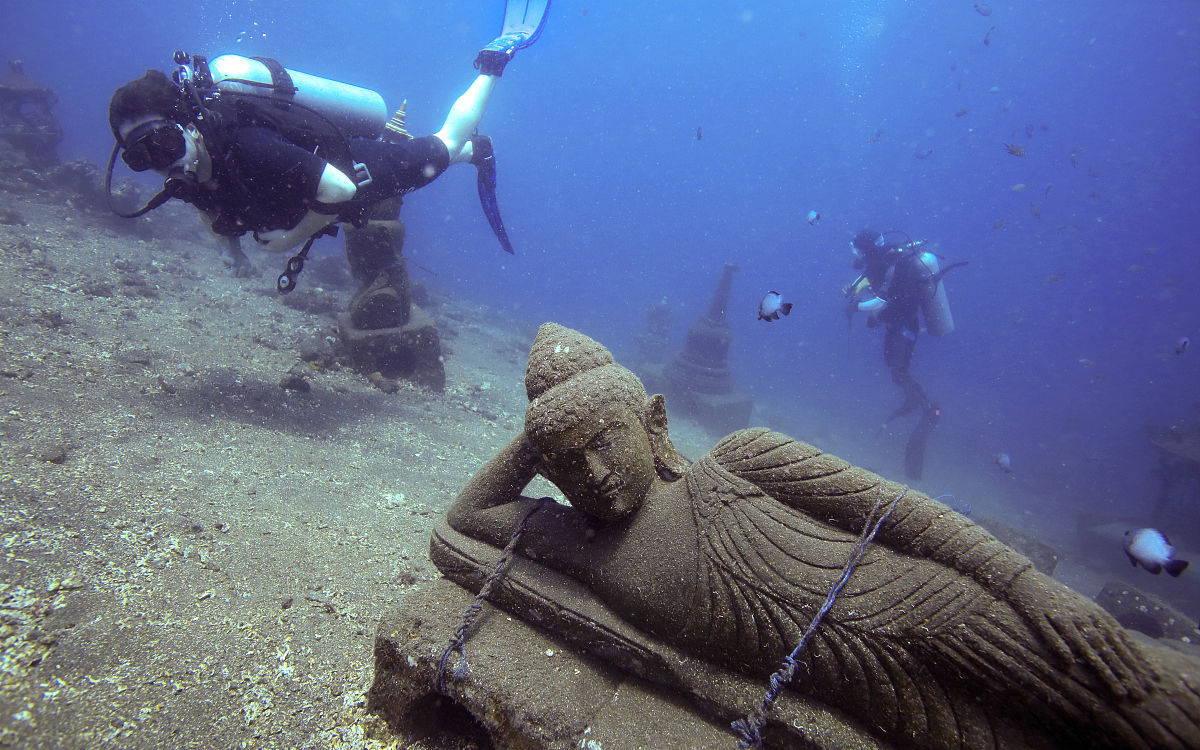
#> input picture Dark Simulator/3_img_.png, 1200 x 750 px
$ python DarkSimulator.py
#> lines starting #> are read from the running program, lines starting #| are printed output that depends on the picture
import cv2
import numpy as np
import random

def simulate_underwater(image_path, output_path="simulated_output.jpg", dark_mode=True):
    # Load the high-quality test image
#> called with image_path = '3_img_.png', output_path = 'dark_simulated_result.jpg', dark_mode = True
    img = cv2.imread(image_path)
#> img is the input picture: shape (750, 1200, 3); mean B, G, R 142.4, 106.9, 94.1
    if img is None:
        print("Error: Could not find image.")
        return

    rows, cols, _ = img.shape
#> rows = 750; cols = 1200

    # --- 1. Color Cast & Selective Attenuation ---
    # Simulates the absorption of red light.
    # In dark mode, we drastically cut red and suppress green.
    b, g, r = cv2.split(img.astype(np.float32))
    if dark_mode:
        r *= 0.15  # Heavy red loss
        g *= 0.60  # Moderate green loss
        b *= 0.90  # Blue persists
    else:
        r *= 0.40
        g *= 0.90

    img_colored = cv2.merge([b, g, r])
    img_colored = np.clip(img_colored, 0, 255).astype(np.uint8)

    # --- 2. Underwater Haze (Dispersion) & Darkness ---
    # Adds turbidity and simulates the "veiling light" that breaks Dark Channel Priors.
    blur_k = 21 if dark_mode else 11
    haze_intensity = 0.5 if dark_mode else 0.2

    img_haze = cv2.GaussianBlur(img_colored, (blur_k, blur_k), 0)

    # Create a depth-based darkness overlay (darker at bottom)
    dark_overlay = np.zeros_like(img)
    for i in range(rows):
        # Darkness increases with 'depth' (row index)
        opacity = 0.4 + (0.4 * (i / rows)) if dark_mode else 0.1
        dark_overlay[i, :] = [80, 50, 20] # Murky navy/black base
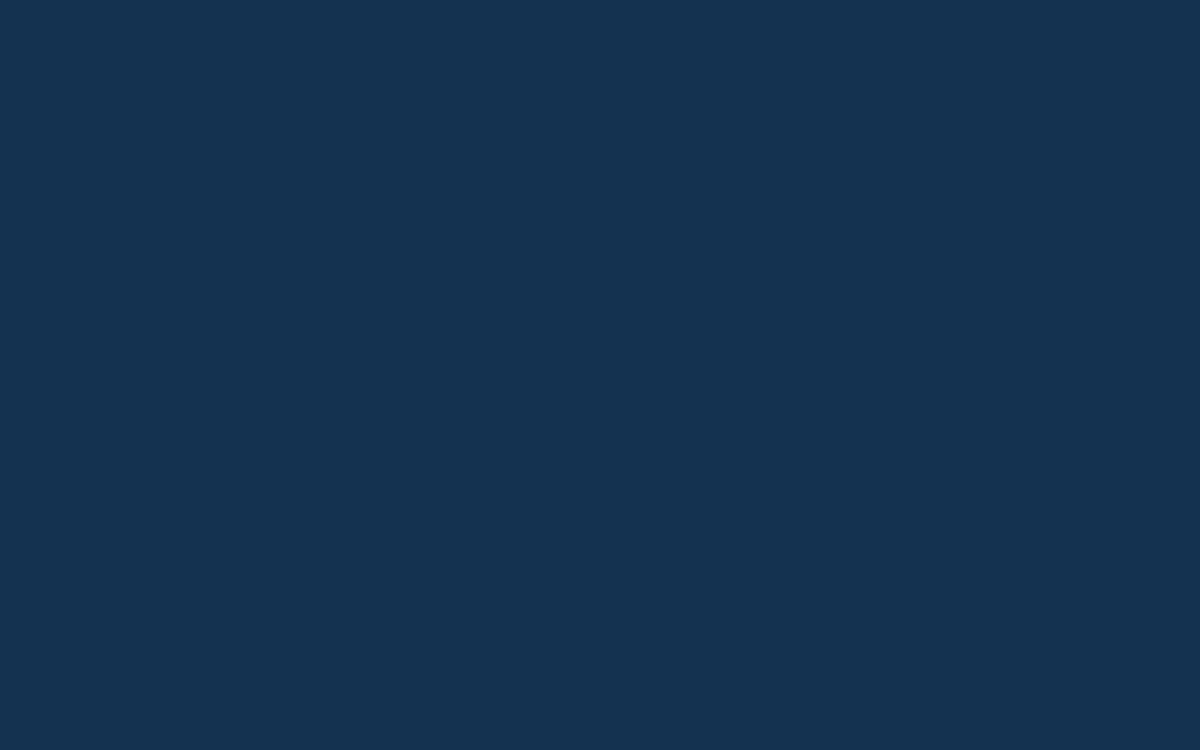
#> dark_overlay: shape (750, 1200, 3); mean of channels 0, 1, 2 80, 50, 20; drawn as B, G, R

    img_hazed = cv2.addWeighted(img_haze, 1 - haze_intensity, dark_overlay, haze_intensity, 0)
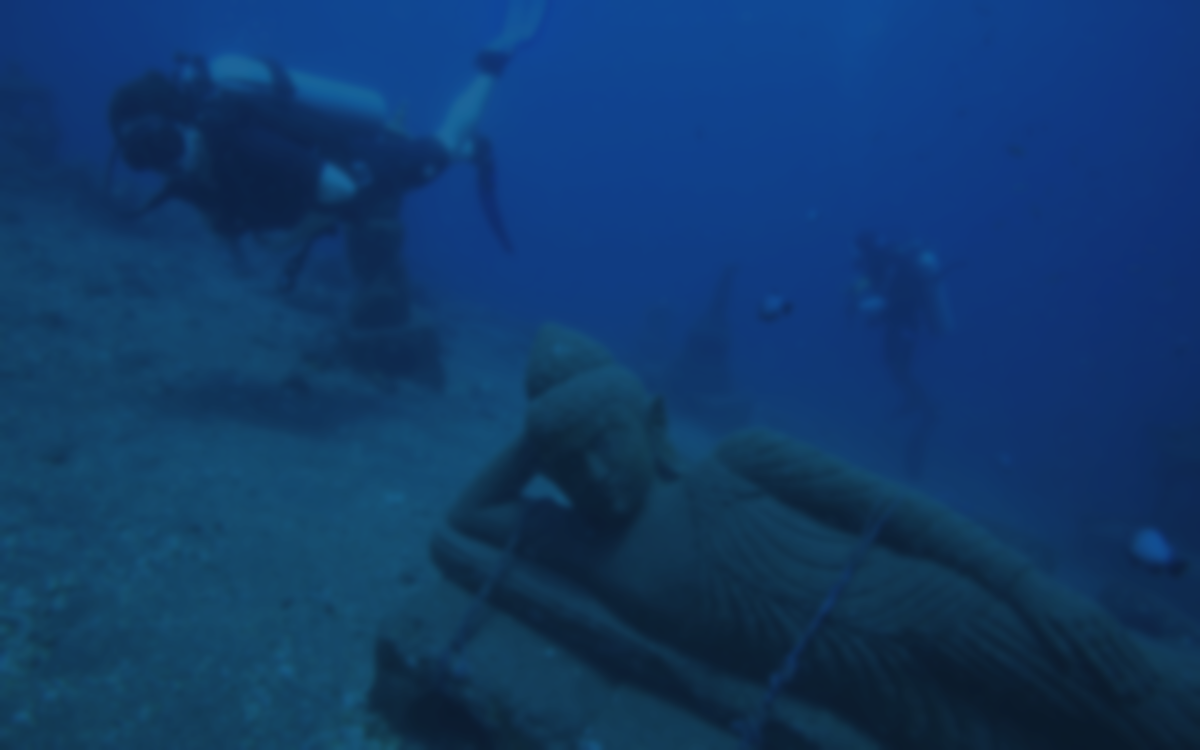
#> img_hazed: shape (750, 1200, 3); mean B, G, R 103.9, 56.9, 16.8

    # --- 3. Surface Refraction & Ripples ---
    # Spatial distortion using sine waves.
    map_x = np.zeros((rows, cols), np.float32)
    map_y = np.zeros((rows, cols), np.float32)

    # Parameters for the wavy effect
    amplitude = 6
    frequency = 30

    for i in range(rows):
        for j in range(cols):
            map_x[i, j] = j + amplitude * np.sin(i / frequency)
            map_y[i, j] = i + amplitude * np.cos(j / frequency)
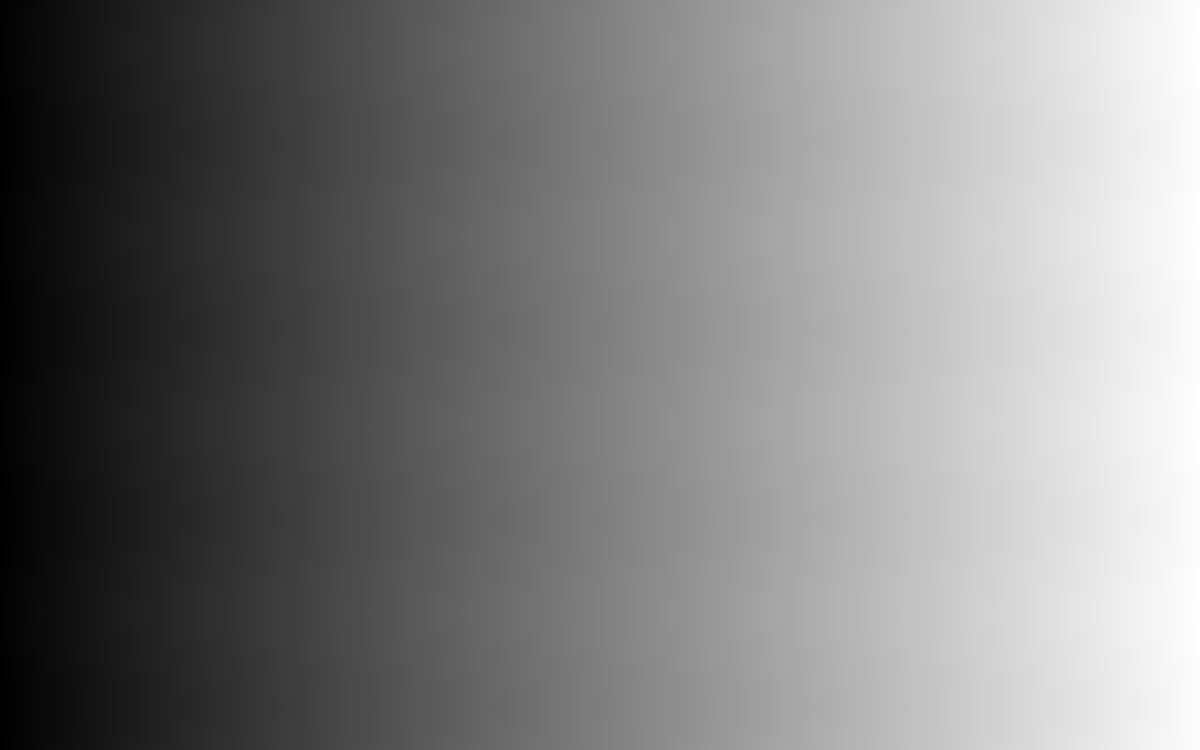
#> map_x: shape (750, 1200) float32; min -6, max 1205, mean 599.5; drawn with min black and max white
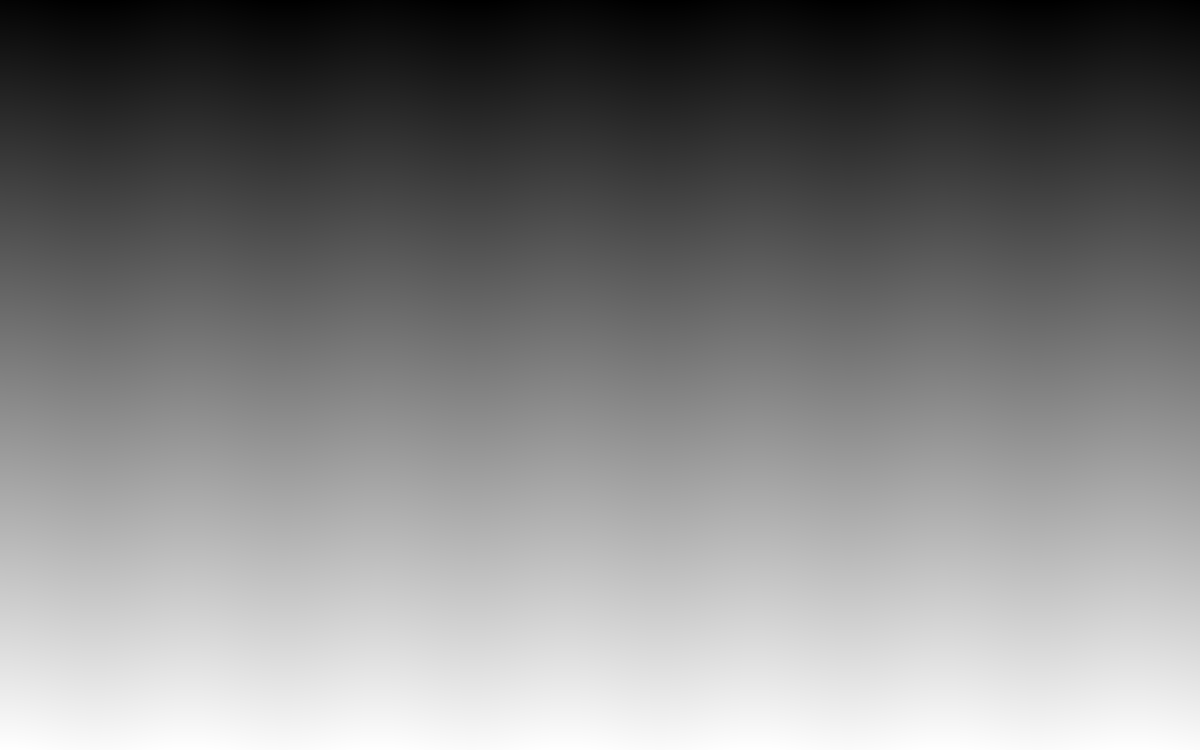
#> map_y: shape (750, 1200) float32; min -6, max 755, mean 374.6; drawn with min black and max white

    img_rippled = cv2.remap(img_hazed, map_x, map_y, cv2.INTER_LINEAR)

    # --- 4. Caustics & Artificial Artifacts ---
    # Simulates light rays and the noise amplification mentioned in your text.
    caustics = np.zeros((rows, cols), np.uint8)
    cv2.randu(caustics, 0, 255)
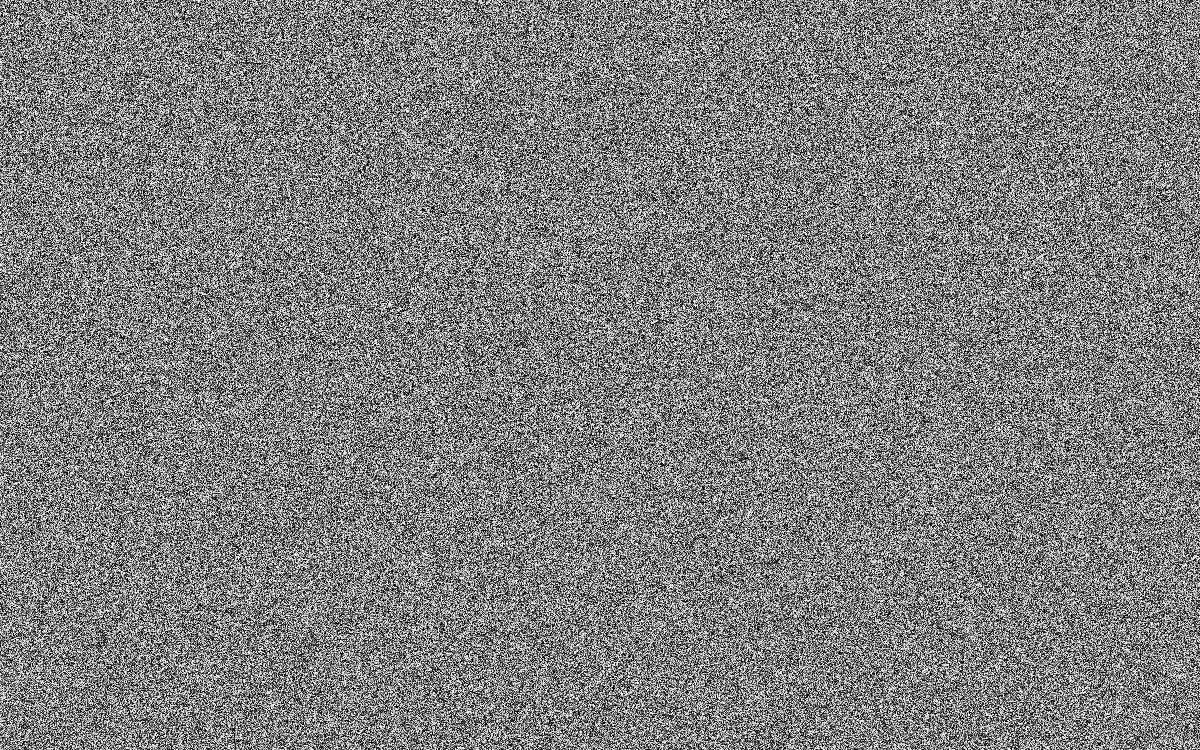
#> caustics: shape (750, 1200); min 0, max 254, mean 126.9
    caustics = cv2.threshold(caustics, 250, 255, cv2.THRESH_BINARY)[1]
    caustics = cv2.GaussianBlur(caustics, (15, 15), 0)

    # Blend caustics (dimmer in dark mode)
    caustic_layer = cv2.merge([caustics, caustics, caustics])
    alpha = 0.1 if dark_mode else 0.3
    img_final = cv2.addWeighted(img_rippled, 1.0, caustic_layer, alpha, 0)

    # --- 5. Add Sensor Noise (Restoration Failure Simulation) ---
    noise = np.random.normal(0, 8, img_final.shape).astype(np.int16)
    img_final = np.clip(img_final.astype(np.int16) + noise, 0, 255).astype(np.uint8)

    cv2.imwrite(output_path, img_final)
    print(f"Simulation complete. Saved to {output_path}")

# Run the simulation on your test image
simulate_underwater("3_img_.png", "dark_simulated_result.jpg", dark_mode=True)

$ run again, with Dark Simulator/39_img_.png copied over Dark Simulator/3_img_.png
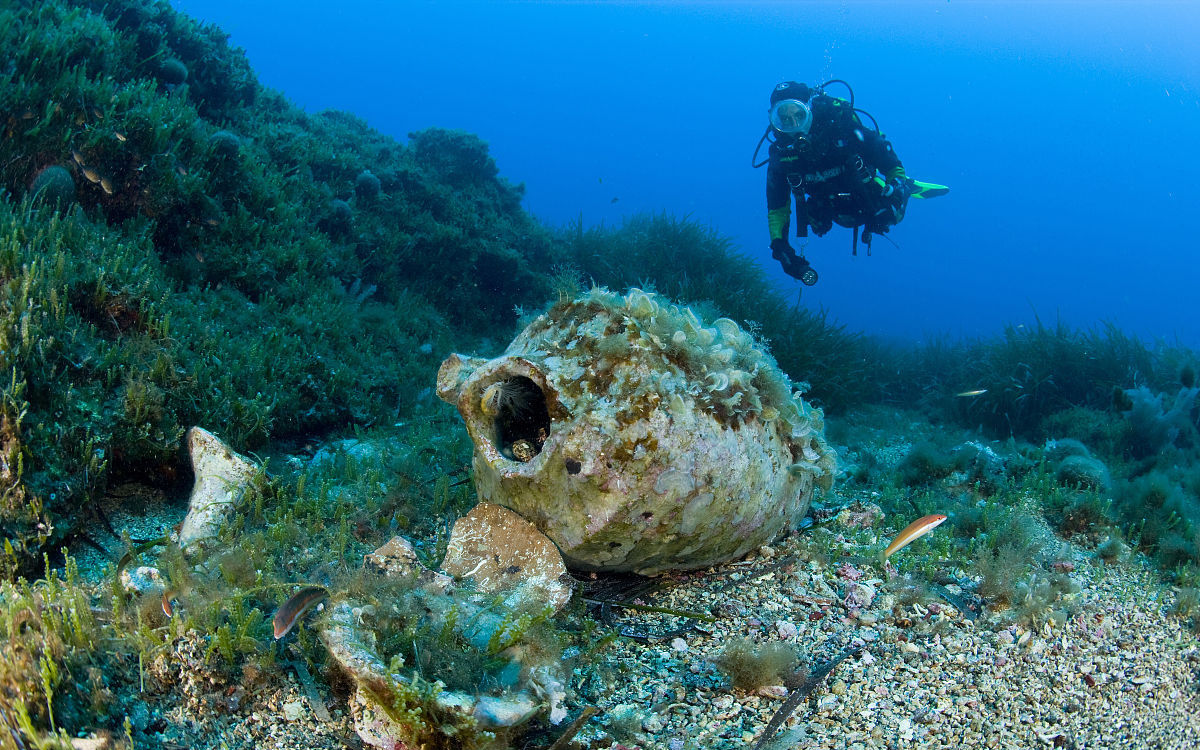
#> input picture Dark Simulator/39_img_.png, 1200 x 750 px
#> in simulate_underwater, img is the input picture: shape (750, 1200, 3); mean B, G, R 124.3, 103.4, 41.1
#> in simulate_underwater, `b *= 0.90`:
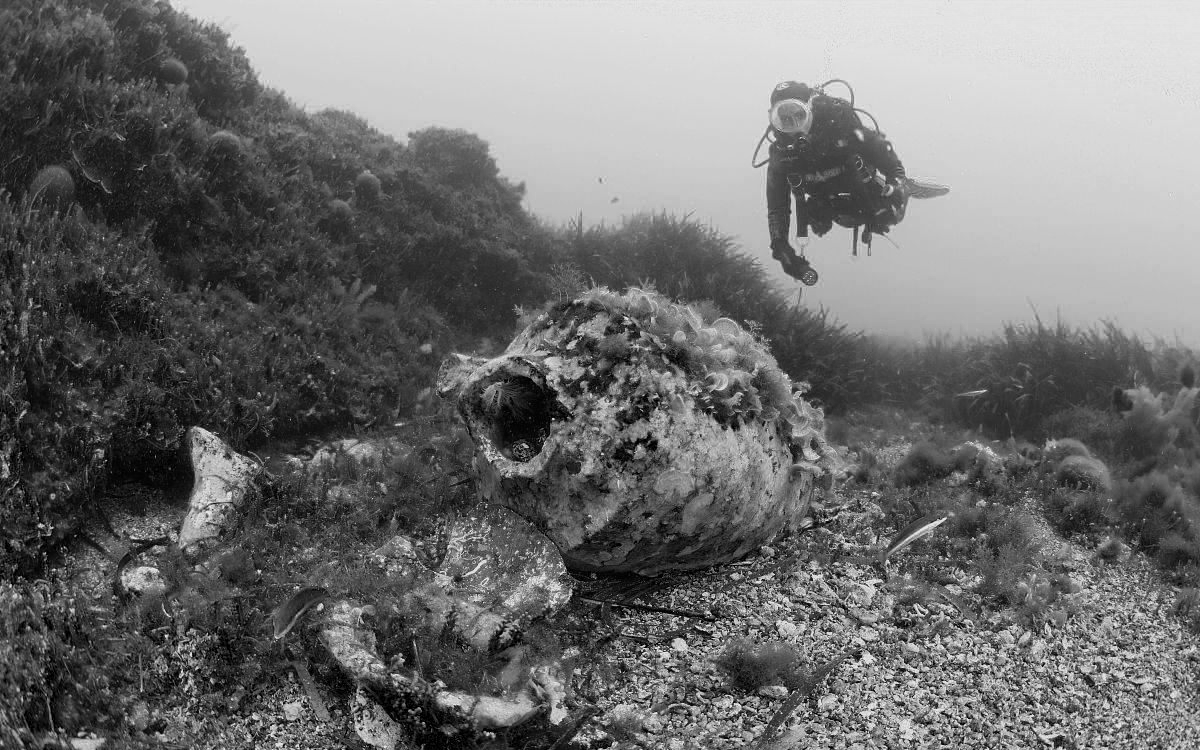
#> b: shape (750, 1200) float32; min 0, max 229.5, mean 111.9
#> in simulate_underwater, `img_hazed = cv2.addWeighted(img_haze, 1 - haze_intensity, dark_overlay..`:
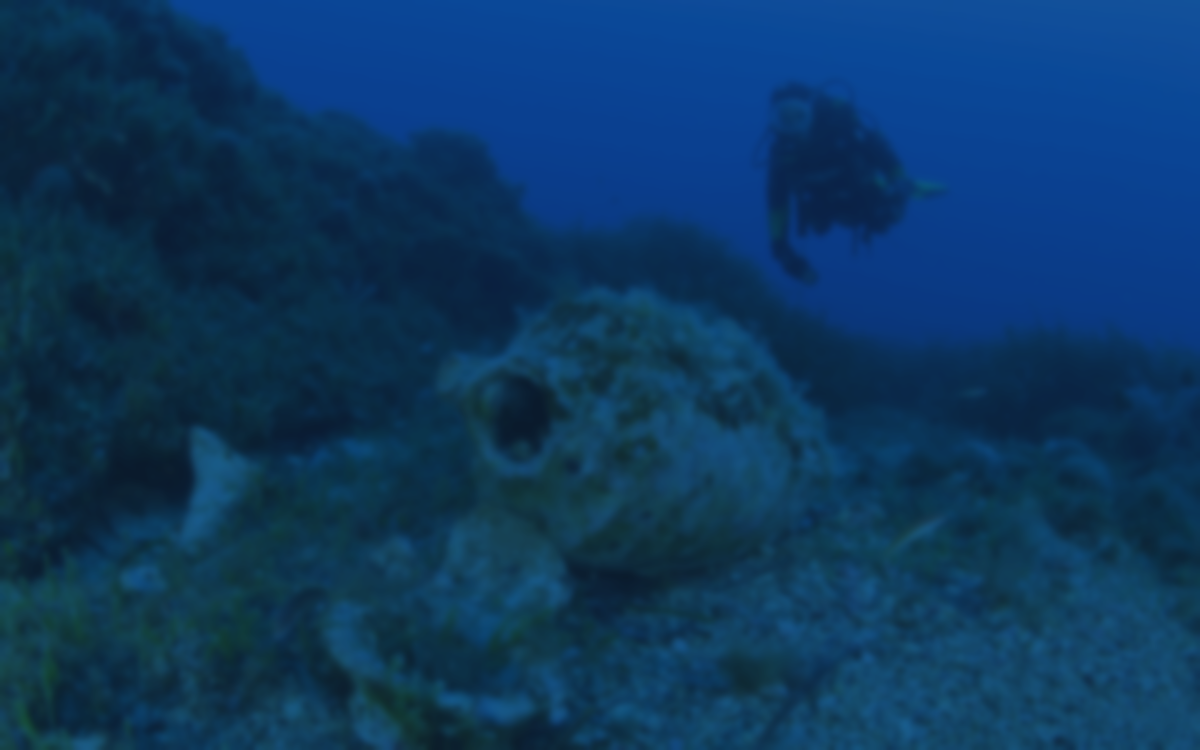
#> img_hazed: shape (750, 1200, 3); mean B, G, R 95.7, 55.8, 12.8
